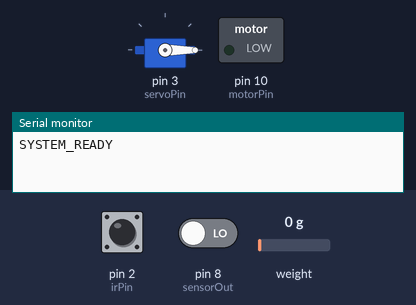
A sketch run on a simulated Arduino Uno, built with avr-gcc and run on an emulated ATmega328P. Parts: servo, switched loads named in the sketch (green lamp = pin HIGH), the last lines printed to the serial monitor. The inputs (shaded band) are chosen by the test bench; at power-on: pin 2 (irPin) HIGH, pin 8 (sensorOut) LOW, weight on the scale 0 g. Pins used as bus, display or sensor lines are not drawn.

Above: at 2.2 s.
2.3 s: pin 2 (irPin) pulsed LOW 2 times (0.12 s each, 0.3 s apart)
At 6.9 s:
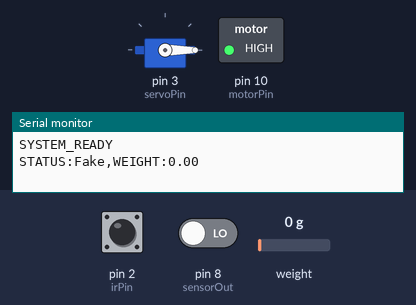
Timing chart, 0 to 10.4 s (numbered marks = the images above; inputs shaded):
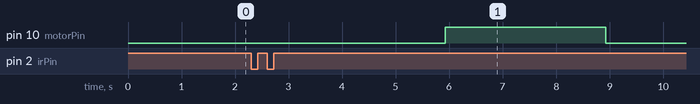

Measured:
- after the input at 2.3 s, pin 10 (motorPin): LOW → HIGH after 3.6 s, → LOW 3.0 s later

The sketch:

adruinocode.ino
```cpp
#include <Servo.h>
#include "HX711.h"

// PIN CONFIGURATION

const int s0 = 4, s1 = 5, s2 = 6, s3 = 7, sensorOut = 8; // Color Sensor
const int irPin = 2;
  // Entry Sensor
const int servoPin = 3;
                                  // Sorting Gate
const int motorPin = 10;
                                 // BO Shredder Motor
const int hx711_dt = A0, hx711_sck = A1;
                 // Weight Scale
HX711 scale;
Servo gate;

void setup(){
   Serial.begin(9600);

   // Color Sensor Pins
   pinMode(s0, OUTPUT); pinMode(s1, OUTPUT);
   pinMode(s2, OUTPUT); pinMode(s3, OUTPUT);
   pinMode(sensorOut, INPUT);
   digitalWrite(s0, HIGH); digitalWrite(s1, LOW); // Frequency scaling to 20%

   pinMode(irPin, INPUT);
   pinMode(motorPin, OUTPUT);

   gate.attach(servoPin);
   gate.write(0);   // Start at Closed position
   // Weight Sensor Calibration
   scale.begin(hx711_dt, hx711_sck);
   scale.set_scale(420.0); // Adjust this number for calibration
   scale.tare();           // Reset to zero

   Serial.println("SYSTEM_READY"); // Tells Python the connection is live
   }

   void loop() {
    // 1. Detect Entry (IR Sensor goes LOW when pill passes)
    if (digitalRead(irPin) == LOW) {
        delay(1000); // Wait for pill to settle on the Load Cell
        // 2. Read Color (Simplified Logic)
        digitalWrite(s2, LOW); digitalWrite(s3, LOW);
        int red = pulseIn(sensorOut, LOW);
        digitalWrite(s2, HIGH); digitalWrite(s3, HIGH);
        int green = pulseIn(sensorOut, LOW);

        String status = (red < green) ? "Authentic" : "Fake";

        // 3. Read Weight
        float weight = scale.get_units(5); // Average of 5 readings
        if (weight < 0) weight = 0.0;
        // 4. SEND DATA TO PYTHON (Crucial Format!)
        // Python expects:
        //STATUS:Value,WEIGHT:Value
        Serial.print("STATUS:");
        Serial.print(status);
        Serial.print(",WEIGHT:");
        Serial.println(weight);
        Serial.flush();
        delay(100);

        // 5. Actuators - Sequential to prevent power spikes
        if (status == "Authentic") {
           gate.write(90); // Move to "Valid" bin
            delay(2000);
             gate.write(0);
             } else {      // It's "Fake" - activate shredder
             digitalWrite(motorPin, HIGH);
             delay(3000);
             digitalWrite(motorPin, LOW);
             }

             scale.tare(); // Reset for the next pill
             delay(1000);  // Cooldown
             }
}
```
